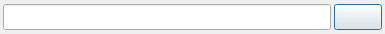
<?xml version="1.0" encoding="UTF-8"?>
<ui version="4.0">
 <class>CatalogDialog</class>
 <widget class="QDialog" name="CatalogDialog">
  <property name="geometry">
   <rect>
    <x>0</x>
    <y>0</y>
    <width>385</width>
    <height>34</height>
   </rect>
  </property>
  <property name="font">
   <font>
    <pointsize>11</pointsize>
   </font>
  </property>
  <property name="windowTitle">
   <string>Dialog</string>
  </property>
  <layout class="QHBoxLayout" name="horizontalLayout">
   <property name="spacing">
    <number>3</number>
   </property>
   <property name="leftMargin">
    <number>3</number>
   </property>
   <property name="topMargin">
    <number>3</number>
   </property>
   <property name="rightMargin">
    <number>3</number>
   </property>
   <property name="bottomMargin">
    <number>3</number>
   </property>
   <item>
    <widget class="QLineEdit" name="edtName">
     <property name="font">
      <font>
       <pointsize>11</pointsize>
      </font>
     </property>
    </widget>
   </item>
   <item>
    <widget class="QPushButton" name="btnOK">
     <property name="font">
      <font>
       <pointsize>11</pointsize>
      </font>
     </property>
     <property name="text">
      <string/>
     </property>
     <property name="icon">
      <iconset>
       <normaloff>../../../sitesOrganizer/src/dialog/bin/images/ok.png</normaloff>
       <normalon>:/images/ok.png</normalon>../../../sitesOrganizer/src/dialog/bin/images/ok.png</iconset>
     </property>
     <property name="iconSize">
      <size>
       <width>20</width>
       <height>20</height>
      </size>
     </property>
    </widget>
   </item>
  </layout>
 </widget>
 <resources/>
 <connections/>
</ui>
